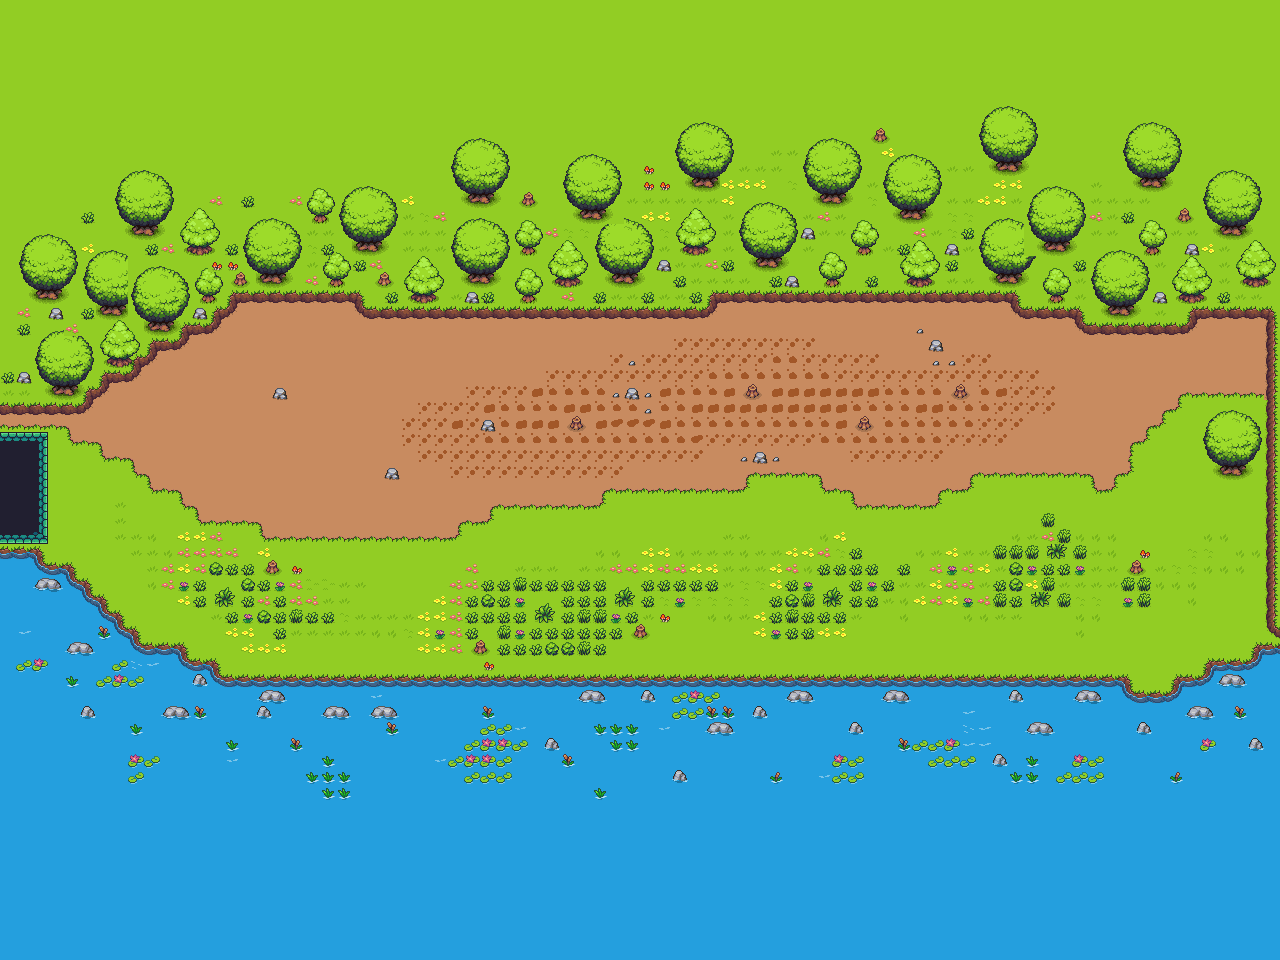

This is a level from a 2D game, rendered from its Tiled map with the project's own tilesets. A one-line summary and the map file follow, with tile-layer data summarised:
An orthogonal 80x60 tile map with 16x16 px tiles, 4 tile layers (Path, Background, Shadows, Foreground1), 5 tilesets and 34 objects (3x Top, Portal, Bottom, Health_Shop, NoCorners, ...).

<map version="1.10" tiledversion="1.11.2" orientation="orthogonal" renderorder="right-down" width="80" height="60" tilewidth="16" tileheight="16" infinite="0" nextlayerid="7" nextobjectid="39">
 <tileset firstgid="1" source="forrest.tsx" />
 <tileset firstgid="265" source="survivor_test.tsx" />
 <tileset firstgid="507" source="Summer_Tiles.tsx" />
 <tileset firstgid="1059" source="Summer_Trees.tsx" />
 <tileset firstgid="1169" source="Summer_Water.tsx" />
 <layer id="4" name="Path" width="80" height="60">
  <data>[4800 cells, 3440 non-empty, 3 distinct tile ids]</data>
 </layer>
 <layer id="1" name="Background" width="80" height="60">
  <data>[4800 cells, 2799 non-empty, 37 distinct tile ids]</data>
 </layer>
 <layer id="6" name="Shadows" width="80" height="60">
  <data>[4800 cells, 0 non-empty, 0 distinct tile ids]</data>
 </layer>
 <layer id="5" name="Foreground1" width="80" height="60">
  <data>[4800 cells, 1289 non-empty, 58 distinct tile ids]</data>
 </layer>
 <objectgroup id="2" name="Collisions">
  <object id="2" name="Level1.tmx" type="Portal" x="0" y="432" width="48" height="112" />
  <object id="6" x="0" y="384" width="80" height="16" />
  <object id="7" x="80" y="368" width="16" height="16" />
  <object id="8" x="96" y="352" width="32" height="16" />
  <object id="9" x="128" y="336" width="16" height="16" />
  <object id="10" x="144" y="320" width="32" height="16" />
  <object id="11" x="176" y="304" width="32" height="16" />
  <object id="12" x="208" y="288" width="16" height="16" />
  <object id="13" x="224" y="272" width="144" height="16" />
  <object id="14" type="Top" x="368" y="288" width="336" height="16" />
  <object id="15" x="704" y="272" width="320" height="16" />
  <object id="16" type="Top" x="1024" y="288" width="64" height="16" />
  <object id="17" type="Top" x="1088" y="304" width="96" height="16" />
  <object id="18" x="1184" y="288" width="96" height="16" />
  <object id="19" x="1264" y="656" width="16" height="16" />
  <object id="20" x="1216" y="672" width="48" height="16" />
  <object id="21" x="1184" y="688" width="32" height="16" />
  <object id="22" x="1120" y="704" width="64" height="16" />
  <object id="23" type="Bottom" x="208" y="688" width="912" height="16" />
  <object id="24" x="176" y="672" width="32" height="16" />
  <object id="25" x="128" y="656" width="48" height="16" />
  <object id="26" x="112" y="640" width="16" height="16" />
  <object id="27" x="96" y="624" width="16" height="16" />
  <object id="28" x="80" y="608" width="16" height="16" />
  <object id="29" x="64" y="592" width="16" height="16" />
  <object id="30" x="31" y="576" width="32" height="16" />
  <object id="32" x="0" y="560" width="32" height="16" />
  <object id="33" x="0" y="400" width="16" height="160" />
  <object id="34" x="1264" y="304" width="16" height="352" />
  <object id="35" type="Health_Shop" x="1184" y="480" width="16" height="16" />
  <object id="37" type="NoCorners" x="1216" y="416" width="32" height="48" />
  <object id="38" type="Tree" x="1216" y="432" width="32" height="32" />
 </objectgroup>
 <objectgroup id="3" name="Spawners">
  <object id="4" type="Down_Right" x="192" y="256" width="32" height="32" />
  <object id="5" type="Down_Left" x="1040" y="240" width="32" height="32" />
 </objectgroup>
</map>
